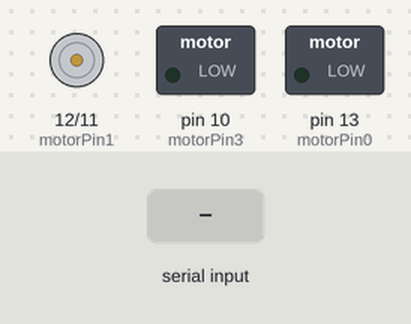
The sketch below on a simulated Arduino Uno, built with avr-gcc and run on an emulated ATmega328P. Shown: motor-driver pin pairs drawn as motors (green arrow = first pin HIGH = forward, orange = second pin HIGH = backward, longer = more drive), switched loads named in the sketch (green lamp = pin HIGH). The test bench sets the inputs (shaded band). What the sketch prints to the serial monitor is not drawn.

Above: at 1.2 s.
1.3 s: byte 30 received over Serial
Timing chart, 0 to 4.3 s (numbered marks = the images above; inputs shaded):
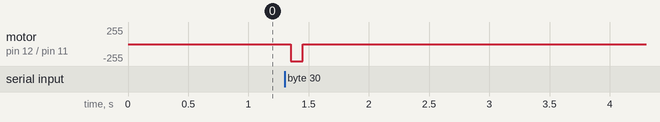

Measured:
- after the input at 1.3 s, motor on pin 12 (motorPin1) / pin 11 (motorPin2): stopped → backward 255/255 after 0.05 s, → stopped 0.10 s later

The sketch:

serialReadFromPy.ino
```cpp
#define motorPin0 13
#define motorPin1 12
#define motorPin2 11
#define motorPin3 10

void setup() {
  Serial.begin(9600);     // opens serial port, sets data rate to 9600 bps

  pinMode(motorPin0, OUTPUT);
  pinMode(motorPin1, OUTPUT);
  pinMode(motorPin2, OUTPUT);
  pinMode(motorPin3, OUTPUT);
}

int incomingByte;
int focussedMotor;

void loop() {
//  Serial.write("huh\n");/
  //only do stuff when you recieve a signal
  if (Serial.available() > 0) {
    // read the incoming byte:
    incomingByte = Serial.read();
    Serial.println(incomingByte);
    digitalWrite(motorPin2, HIGH);
    delay(100);
    digitalWrite(motorPin2, LOW);
  }
  delay(50);

}
```
